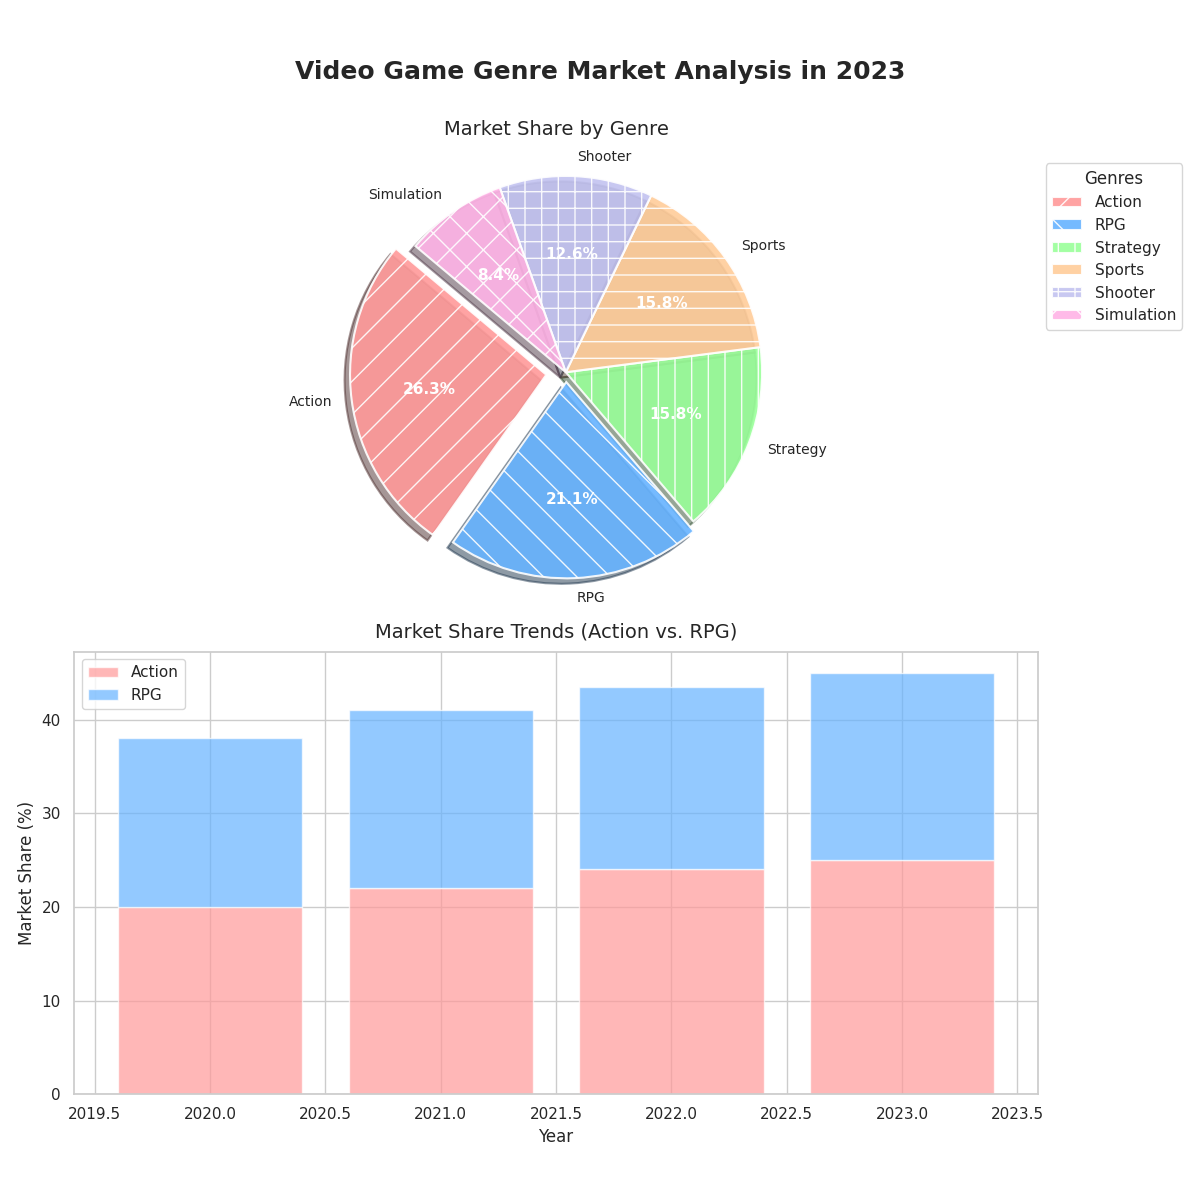

Source code (Python):
import matplotlib.pyplot as plt
import numpy as np

genres = ['Action', 'RPG', 'Strategy', 'Sports', 'Shooter', 'Simulation']
market_shares = [25, 20, 15, 15, 12, 8]

colors = ['#ff9999', '#66b3ff', '#99ff99', '#ffcc99', '#c2c2f0', '#ffb3e6']
patterns = ['/', '\\', '|', '-', '+', 'x']

explode = (0.1, 0.05, 0, 0, 0, 0)

fig, axs = plt.subplots(2, 1, figsize=(12, 12))
fig.suptitle('Video Game Genre Market Analysis in 2023', fontsize=18, weight='bold', y=0.95)

wedges, texts, autotexts = axs[0].pie(
    market_shares, explode=explode, labels=genres, autopct='%1.1f%%', startangle=140,
    colors=colors, wedgeprops=dict(edgecolor='w', linewidth=1.5, linestyle='-', 
    alpha=0.9), shadow=True
)

for i, wedge in enumerate(wedges):
    wedge.set_hatch(patterns[i])

plt.setp(texts, size=10)
plt.setp(autotexts, size=11, color='white', weight='bold')

axs[0].set_title('Market Share by Genre', fontsize=14, pad=15)
axs[0].axis('equal')
axs[0].legend(wedges, genres, title="Genres", loc="upper left", bbox_to_anchor=(1, 0, 0.5, 1))

years = [2020, 2021, 2022, 2023]
action_trend = [20, 22, 24, 25]
rpg_trend = [18, 19, 19.5, 20]

axs[1].bar(years, action_trend, color='#ff9999', alpha=0.7, label='Action')
axs[1].bar(years, rpg_trend, color='#66b3ff', alpha=0.7, label='RPG', bottom=action_trend)

axs[1].set_title('Market Share Trends (Action vs. RPG)', fontsize=14, pad=10)
axs[1].set_xlabel('Year', fontsize=12)
axs[1].set_ylabel('Market Share (%)', fontsize=12)
axs[1].legend(loc='upper left')

plt.tight_layout(rect=[0, 0.03, 1, 0.95])
plt.show()
